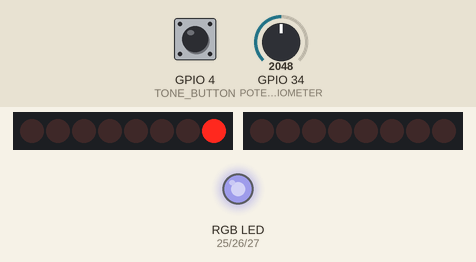
Simulated run of this sketch. Board: ESP32. Parts: 2 × 8 shift-register outputs drawn as a row of LEDs (first output left, lit = HIGH), an RGB LED mixed from three pins (HIGH = lit). Wiring (inferred from the names in the program): 2 × shift register (74HC595): data GPIO 16, shift clock GPIO 18, latch GPIO 17 / data GPIO 19, shift clock GPIO 23. Wiring (inferred from the signals the program sends): 2 × row of LEDs: on Q0, Q1, Q2, Q3, Q4, Q5, Q6, Q7 / on Q0, Q1, Q2, Q3, Q4, Q5, Q6, Q7. The test bench sets the inputs (shaded band); at power-on: GPIO 34 (POTENTIOMETER) = 2048, GPIO 4 (TONE_BUTTON) HIGH. Dim RGB values are drawn brighter than linear; pins used as bus, display or sensor lines are not drawn.

Above: at 1.2 s.
1.3 s: GPIO 34 (POTENTIOMETER) set to 491
At 2.0 s:
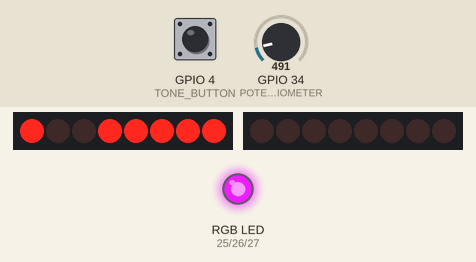
2.8 s: GPIO 34 (POTENTIOMETER) set to 4095
At 4.4 s:
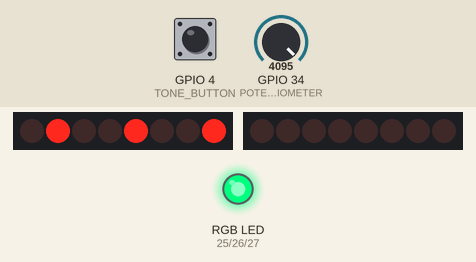
4.6 s: GPIO 34 (POTENTIOMETER) set to 0
At 5.7 s:
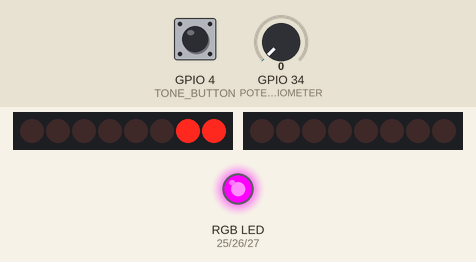
6.1 s: GPIO 34 (POTENTIOMETER) set to 3603
At 6.24 s:
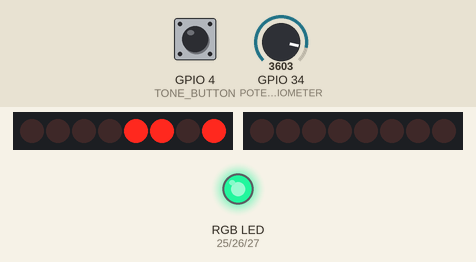
7.9 s: GPIO 34 (POTENTIOMETER) set to 2866
At 8.4 s:
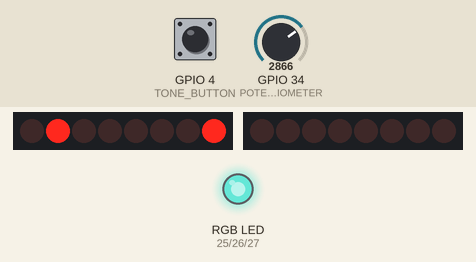
9.7 s: GPIO 34 (POTENTIOMETER) set to 1228
At 10.06 s:
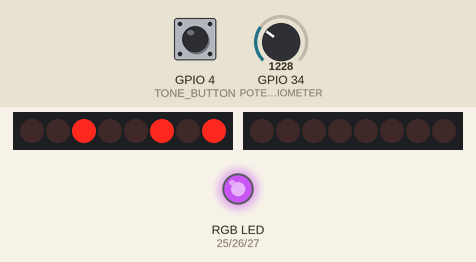
Timing chart, 0 to 12.4 s (numbered marks = the images above; inputs shaded):
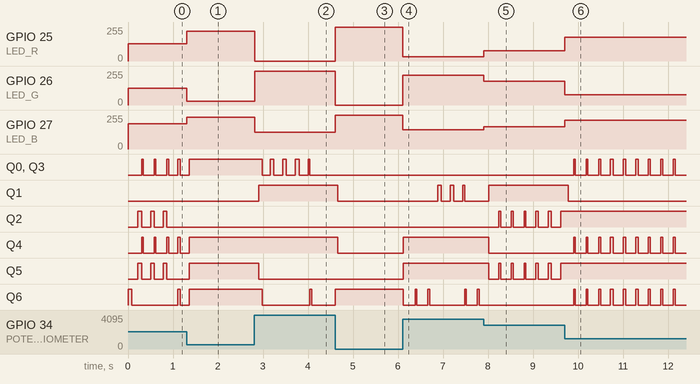

The sketch:

lab4.ino
```cpp
/*

Components:
- freenove esp32 wrover
- 74hc595 shift register
- 7-segment display (4 digits)
- 7 resistors (220 ohm)
- rgb led
- 3 resistors (220 ohm)
- Potentiometer
- Piezo buzzer
- Button

*/

// ----- 74hc595 -----
#define HC_DATA 16
#define HC_LATCH 17
#define HC_CLOCK 18

// ----- seven segment display 4 digits -----
#define SSD_D1 19
#define SSD_D2 21
#define SSD_D3 22
#define SSD_D4 23

// ----- RGB LED -----
#define LED_R 25
#define LED_G 26
#define LED_B 27

#define RGB_OFF_SIGNAL HIGH
#define RGB_ON_SIGNAL LOW

// ----- Potentiometer -----
#define POTENTIOMETER 34

// ----- Buzzer -----
#define BUZZER 5

// ----- Button -----
#define TONE_BUTTON 4


// ----- params -----
byte digits[10] = {
  0b00111111, // 0
  0b00000110, // 1
  0b01011011, // 2
  0b01001111, // 3
  0b01100110, // 4
  0b01101101, // 5
  0b01111101, // 6
  0b00000111, // 7
  0b01111111, // 8
  0b01101111  // 9
};

const bool invertBitsForSSD = true;


// --- -- 74hc595 & SSD4d functions -- ---
void shiftOut595(byte data)
{
  digitalWrite(HC_LATCH, LOW);

  shiftOut(HC_DATA, HC_CLOCK, MSBFIRST, data);

  digitalWrite(HC_LATCH, HIGH);
}

void showDigit(int digitPin, byte number)
{
  digitalWrite(SSD_D1, LOW);
  digitalWrite(SSD_D2, LOW);
  digitalWrite(SSD_D3, LOW);
  digitalWrite(SSD_D4, LOW);

  shiftOut595(invertBitsForSSD ? ~digits[number] : digits[number]);

  digitalWrite(digitPin, HIGH);

  delay(2);
}

void displayNumber(int num)
{
  int d1 = num / 1000;
  int d2 = (num / 100) % 10;
  int d3 = (num / 10) % 10;
  int d4 = num % 10;


  if (d1 != 0) showDigit(SSD_D1, d1);
  if (d2 != 0 || d1 != 0) showDigit(SSD_D2, d2);
  if (d3 != 0 || d2 != 0 || d1 != 0) showDigit(SSD_D3, d3);
  showDigit(SSD_D4, d4);
}


// ----- Button interrupt -----
unsigned long lastInterruptButton = 0;
bool isTone = false;

void IRAM_ATTR handleButtonInterrupt() {
  unsigned long now = millis();
  if(now - lastInterruptButton > 200){
    isTone = !isTone;

    lastInterruptButton = now;
  }
}


// --- -- task functions --- --
int number = 0;

void task_SSD4d() {
  displayNumber(number);
}

void task_Potentiometer() {
  int adc = analogRead(POTENTIOMETER);

  // SSD4d
  number = adc;

  // RGB led
  int r = map(adc, 0, 4095, 0, 255);
  int g = map(adc, 0, 4095, 255, 0);
  int b = map(adc, 0, 4095, 0, 128);

  analogWrite(LED_R, 255 - r);
  analogWrite(LED_G, 255 - g);
  analogWrite(LED_B, 255 - b);

  // buzzer
  if (isTone) {
    int freq = map(adc, 0, 4095, 200, 2000);
    tone(BUZZER, freq);
  }
  else {
    noTone(BUZZER);
  }
}


// --- -- core functions -- ---
void setup() {

  pinMode(HC_DATA, OUTPUT);
  pinMode(HC_CLOCK, OUTPUT);
  pinMode(HC_LATCH, OUTPUT);

  pinMode(SSD_D1, OUTPUT);
  pinMode(SSD_D2, OUTPUT);
  pinMode(SSD_D3, OUTPUT);
  pinMode(SSD_D4, OUTPUT);

  pinMode(LED_R, OUTPUT);
  pinMode(LED_G, OUTPUT);
  pinMode(LED_B, OUTPUT);

  pinMode(POTENTIOMETER, INPUT);

  pinMode(BUZZER, OUTPUT);
  pinMode(TONE_BUTTON, INPUT_PULLUP);
  attachInterrupt(digitalPinToInterrupt(TONE_BUTTON), handleButtonInterrupt, FALLING);
}

void loop() {
  task_SSD4d();

  task_Potentiometer();

  delay(10);
}
```

Measured:
- after the input at 1.3 s, GPIO 25 (LED_R): 128/255 → 225/255 at once; GPIO 26 (LED_G): 127/255 → 30/255 at once; GPIO 27 (LED_B): 191/255 → 240/255 at once
- after the input at 2.8 s, GPIO 25 (LED_R): 225/255 → 0/255 at once; GPIO 26 (LED_G): 30/255 → 255/255 at once; GPIO 27 (LED_B): 240/255 → 127/255 at once; Q0, Q3: alternates HIGH for 0.08 s and LOW for 0.20 s, 9 changes in all, then stays LOW, starting after 0.18 s; Q1: LOW → HIGH after 0.10 s
- after the input at 4.6 s, GPIO 25 (LED_R): 0/255 → 255/255 at once; GPIO 26 (LED_G): 255/255 → 0/255 at once; GPIO 27 (LED_B): 127/255 → 255/255 at once
- after the input at 6.1 s, GPIO 25 (LED_R): 255/255 → 31/255 at once; GPIO 26 (LED_G): 0/255 → 224/255 at once; GPIO 27 (LED_B): 255/255 → 143/255 at once; Q1: alternates HIGH for 0.08 s and LOW for 0.20 s, starting after 0.78 s; Q4, Q5: LOW → HIGH at once
- after the input at 7.9 s, GPIO 25 (LED_R): 31/255 → 77/255 at once; GPIO 26 (LED_G): 224/255 → 178/255 at once; GPIO 27 (LED_B): 143/255 → 166/255 at once
- after the input at 9.7 s, GPIO 25 (LED_R): 77/255 → 179/255 at once; GPIO 26 (LED_G): 178/255 → 76/255 at once; GPIO 27 (LED_B): 166/255 → 217/255 at once
